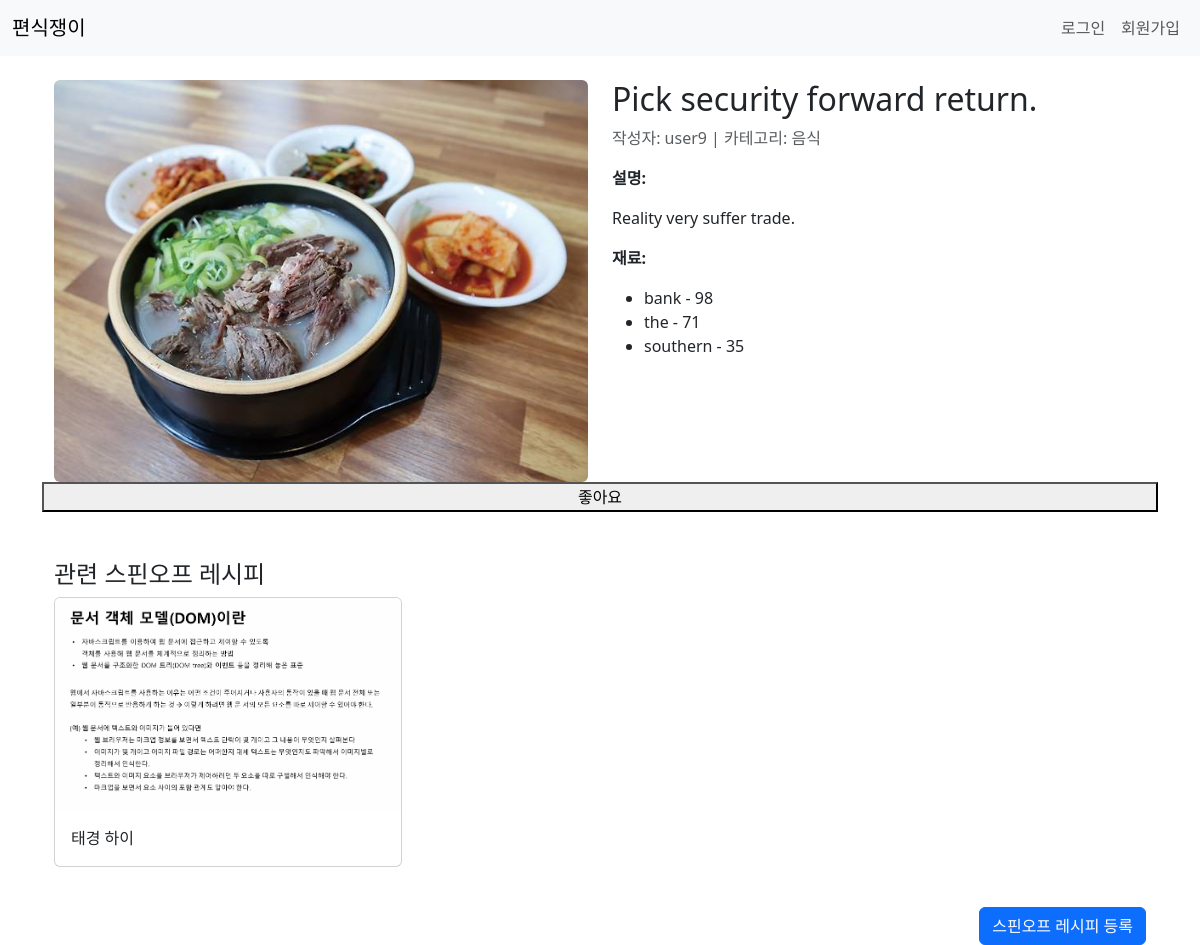
Page /recipe/422 on the earlier database version.
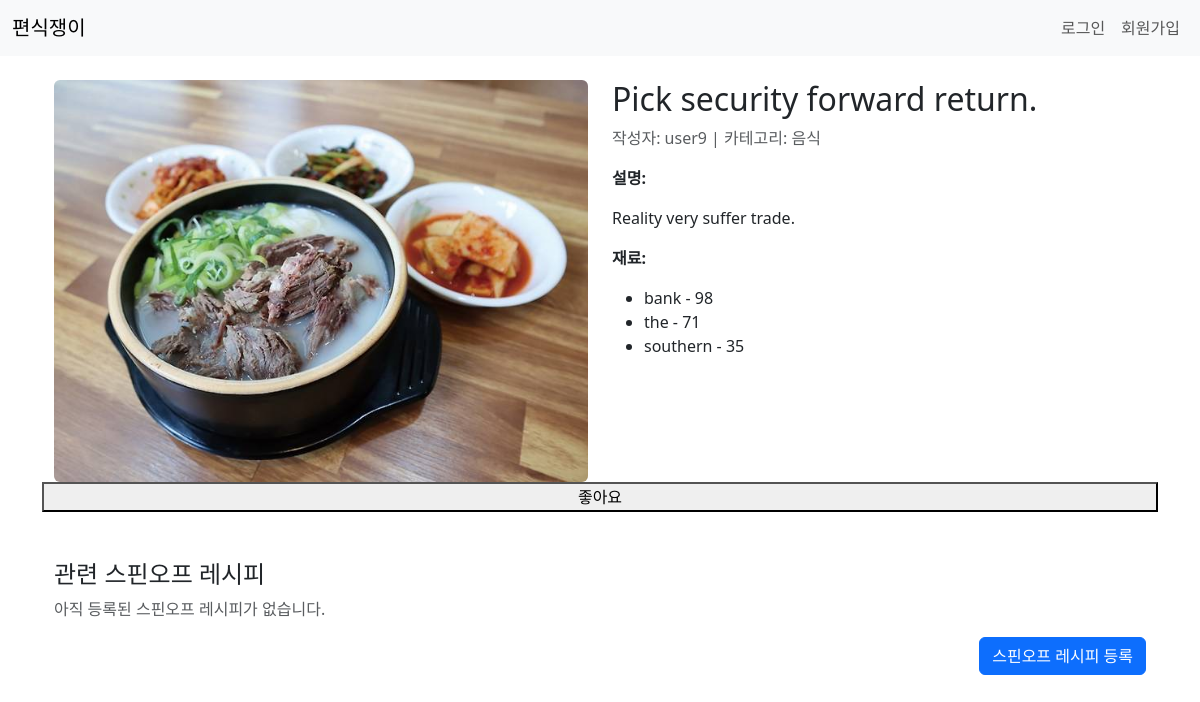
Same page on the later database version.
### recipe_app/models.py (models this page shows, shortened)
class Spinoff(models.Model):
    user = models.ForeignKey(User, on_delete=models.CASCADE)
    description = models.TextField()
    contents = models.JSONField()
    recipe = models.ForeignKey(Recipe, on_delete=models.CASCADE)
    image = models.ImageField(upload_to=spinoff_image_upload_path, null=True, blank=True)
    created_at = models.DateTimeField(auto_now_add=True)
    @classmethod
    def get_spinoff_by_recipe(cls, recipe) -> models.QuerySet['Spinoff']:
        return cls.objects.filter(recipe=recipe).order_by('-created_at')

### recipe_app/views.py (the view)
# urls.py: path('recipe/<int:pk>', views.recipe_detail, name='recipe_detail'),
def recipe_detail(request, pk):
    try:
        recipe = get_object_or_404(Recipe, pk=pk)
        spinoff = RecipeService.get_recipe_spinoff(recipe)
        return render(request, 'recipe_app/recipe_detail.html', {
            'recipe': recipe,
            'spinoff': spinoff,
        })
    except Recipe.DoesNotExist:
        return HttpResponseNotFound("레시피를 찾을 수 없습니다.")
    except Exception as e:
        return HttpResponseServerError(f"서버 오류: {e}")

### recipe_app/services/recipe_services.py (called while the page is built)
    @staticmethod
    def get_recipe_spinoff(recipe):
        return Spinoff.get_spinoff_by_recipe(recipe)

### templates/recipe_app/recipe_detail.html (shortened to what this page needs)
{% extends "base.html" %}
{% load static %}
{% block content %}
<div class="container mt-4">
  <div class="row">
    <div class="col-md-6">
      {% if recipe.image %}
        <img src="{{ recipe.image.url }}" class="img-fluid rounded" alt="{{ recipe.title }}">
      {% else %}
        <img src="{% static 'default.jpg' %}" class="img-fluid rounded" alt="기본 이미지">
      {% endif %}
    </div>
    <div class="col-md-6 d-flex flex-column justify-content-between">
      <div>
        <h2>{{ recipe.title }}</h2>
        <p class="text-muted">작성자: {{ recipe.user.username }} | 카테고리: {{ recipe.get_category_display }}</p>
        <p><strong>설명:</strong></p>
        <p>{{ recipe.description }}</p>
        <p><strong>재료:</strong></p>
        <ul>
          {% for item in recipe.contents %}
            <li>{{ item.name }} - {{ item.amount }}</li>
          {% endfor %}
        </ul>
      </div>
    </div>
    <button onclick="toggleLike({{ recipe.id }})">좋아요</button>
  </div>
  <div class="mt-5">
    <h4>관련 스핀오프 레시피</h4>
    {% if spinoff %}
    <div class="row">
        {% for s in spinoff %}
        <div class="col-md-4 mb-4">
            <div class="card h-100">
              {% if s.image %}
              <img src="{{ s.image.url }}" class="card-img-top" alt="스핀오프 이미지">
              {% endif %}
              <a href="{% url 'recipe_app:spinoff_detail' s.id %}" class="text-decoration-none text-dark">
                <div class="card-body">
                  <p class="card-text">{{ s.description|truncatechars:100 }}</p>
                </div>
              </a>
            </div>
          </div>
        {% endfor %}
      </div>
    {% else %}
    <p class="text-muted">아직 등록된 스핀오프 레시피가 없습니다.</p>
    {% endif %}
  </div>
  {% if request.user != recipe.user %}
  <div class="text-end mt-3">
    <a href="{% url 'recipe_app:spinoff_create' recipe.id %}" class="btn btn-primary">
      스핀오프 레시피 등록
    </a>
  </div>
  {% endif %}
</div>
{% endblock %}

Differences in the rows shown:
removed Spinoff: image (picture), description "태경 하이"
Other differences:
text now shown: "아직 등록된 스핀오프 레시피가 없습니다."
